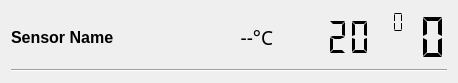
<?xml version="1.0" encoding="UTF-8"?>
<ui version="4.0">
 <class>Form</class>
 <widget class="QWidget" name="Form">
  <property name="geometry">
   <rect>
    <x>0</x>
    <y>0</y>
    <width>458</width>
    <height>83</height>
   </rect>
  </property>
  <property name="windowTitle">
   <string>Form</string>
  </property>
  <layout class="QGridLayout" name="gridLayout">
   <item row="0" column="1">
    <spacer name="horizontalSpacer">
     <property name="orientation">
      <enum>Qt::Horizontal</enum>
     </property>
     <property name="sizeHint" stdset="0">
      <size>
       <width>40</width>
       <height>20</height>
      </size>
     </property>
    </spacer>
   </item>
   <item row="0" column="0" rowspan="2">
    <widget class="QLabel" name="label_name">
     <property name="font">
      <font>
       <pointsize>12</pointsize>
       <weight>75</weight>
       <bold>true</bold>
      </font>
     </property>
     <property name="text">
      <string>Sensor Name</string>
     </property>
    </widget>
   </item>
   <item row="0" column="2" rowspan="2">
    <widget class="QLabel" name="label_value">
     <property name="font">
      <font>
       <family>Digital-7</family>
       <pointsize>14</pointsize>
      </font>
     </property>
     <property name="text">
      <string>--°C</string>
     </property>
     <property name="alignment">
      <set>Qt::AlignRight|Qt::AlignTrailing|Qt::AlignVCenter</set>
     </property>
    </widget>
   </item>
   <item row="0" column="3" rowspan="2">
    <widget class="QLCDNumber" name="lcdNumber">
     <property name="minimumSize">
      <size>
       <width>100</width>
       <height>0</height>
      </size>
     </property>
     <property name="inputMethodHints">
      <set>Qt::ImhNone</set>
     </property>
     <property name="frameShape">
      <enum>QFrame::NoFrame</enum>
     </property>
     <property name="frameShadow">
      <enum>QFrame::Raised</enum>
     </property>
     <property name="smallDecimalPoint">
      <bool>true</bool>
     </property>
     <property name="digitCount">
      <number>4</number>
     </property>
     <property name="segmentStyle">
      <enum>QLCDNumber::Flat</enum>
     </property>
     <property name="value" stdset="0">
      <double>20.000000000000000</double>
     </property>
     <property name="intValue" stdset="0">
      <number>20</number>
     </property>
    </widget>
   </item>
   <item row="0" column="5" rowspan="2">
    <widget class="QLCDNumber" name="lcdDegrees">
     <property name="minimumSize">
      <size>
       <width>0</width>
       <height>0</height>
      </size>
     </property>
     <property name="maximumSize">
      <size>
       <width>60</width>
       <height>16777215</height>
      </size>
     </property>
     <property name="layoutDirection">
      <enum>Qt::LeftToRight</enum>
     </property>
     <property name="inputMethodHints">
      <set>Qt::ImhNone</set>
     </property>
     <property name="frameShape">
      <enum>QFrame::NoFrame</enum>
     </property>
     <property name="frameShadow">
      <enum>QFrame::Raised</enum>
     </property>
     <property name="digitCount">
      <number>1</number>
     </property>
     <property name="segmentStyle">
      <enum>QLCDNumber::Flat</enum>
     </property>
    </widget>
   </item>
   <item row="2" column="0" colspan="6">
    <widget class="Line" name="line">
     <property name="sizePolicy">
      <sizepolicy hsizetype="Minimum" vsizetype="Fixed">
       <horstretch>0</horstretch>
       <verstretch>0</verstretch>
      </sizepolicy>
     </property>
     <property name="orientation">
      <enum>Qt::Horizontal</enum>
     </property>
    </widget>
   </item>
   <item row="0" column="4">
    <widget class="QLCDNumber" name="lcdzero">
     <property name="minimumSize">
      <size>
       <width>0</width>
       <height>0</height>
      </size>
     </property>
     <property name="frameShape">
      <enum>QFrame::NoFrame</enum>
     </property>
     <property name="digitCount">
      <number>1</number>
     </property>
     <property name="segmentStyle">
      <enum>QLCDNumber::Flat</enum>
     </property>
    </widget>
   </item>
  </layout>
 </widget>
 <resources/>
 <connections/>
</ui>
